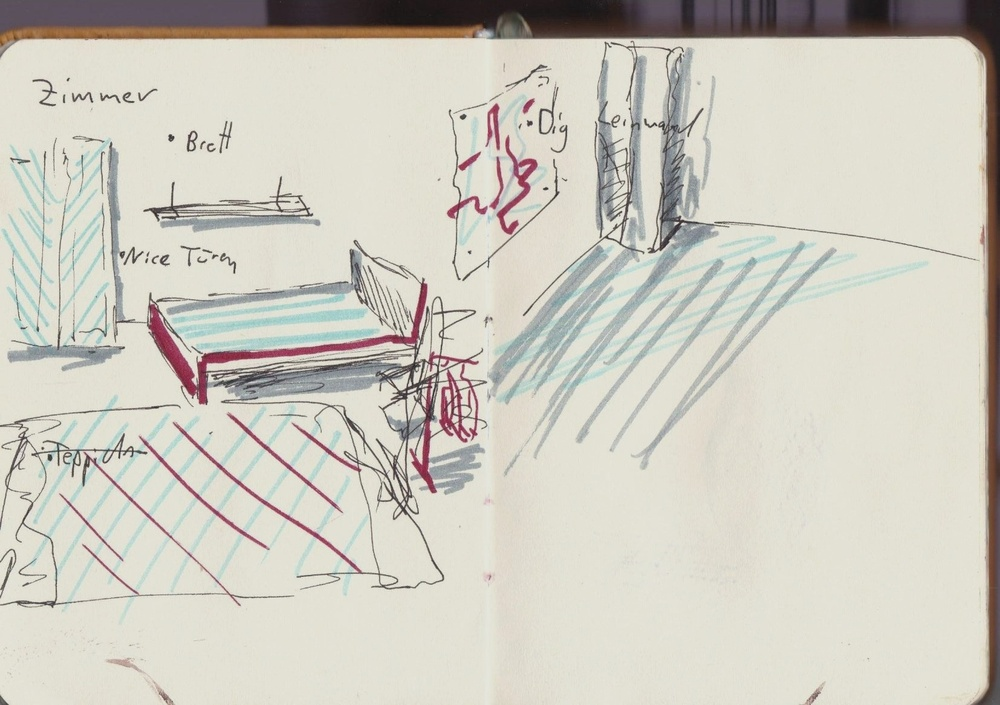
#> input picture public/images/notizen/gelb/10_gelb.jpg, 1000 x 705 px, shrunk from 1654 x 1166 before the run; its folder holds 4 pictures in this run
$ python turn.py
#> lines starting #> are read from the running program, lines starting #| are printed output that depends on the picture
import cv2
import os

def rotate_images_in_folder(folder_path):
    # Loop through all files in the folder
#> called with folder_path = '.'
    for filename in os.listdir(folder_path):
        # Check if the file is an image
        if filename.endswith(('.jpg', '.jpeg', '.png', '.bmp', '.tiff')):
            # Read the image
            image_path = os.path.join(folder_path, filename)
            image = cv2.imread(image_path)
#> image is the input picture: shape (705, 1000, 3); mean B, G, R 193.1, 203.6, 206.6

            # Rotate the image 90 degrees counterclockwise
            rotated_image = cv2.rotate(image, cv2.ROTATE_90_COUNTERCLOCKWISE)
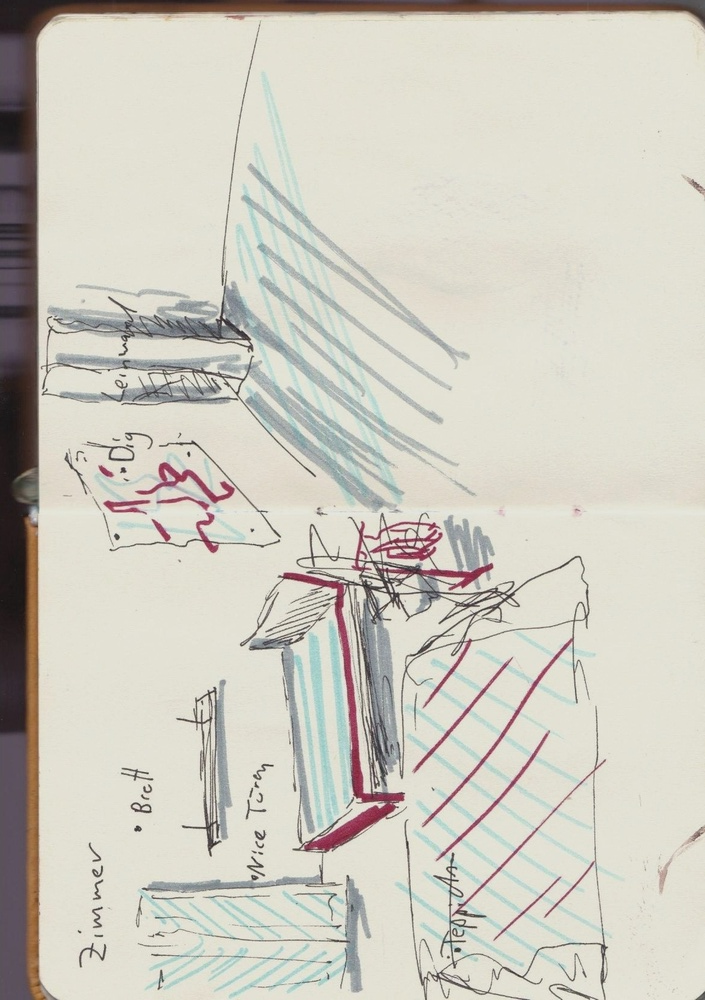
#> rotated_image: shape (1000, 705, 3); mean B, G, R 193.1, 203.6, 206.6

            # Save the rotated image
            output_path = os.path.join(folder_path, f"{filename}")
            cv2.imwrite(output_path, rotated_image)
            print(f"Rotated {filename} saved as {output_path}")
#> pass 2 of the loop in rotate_images_in_folder, `for filename in os.listdir(folder_path):`:
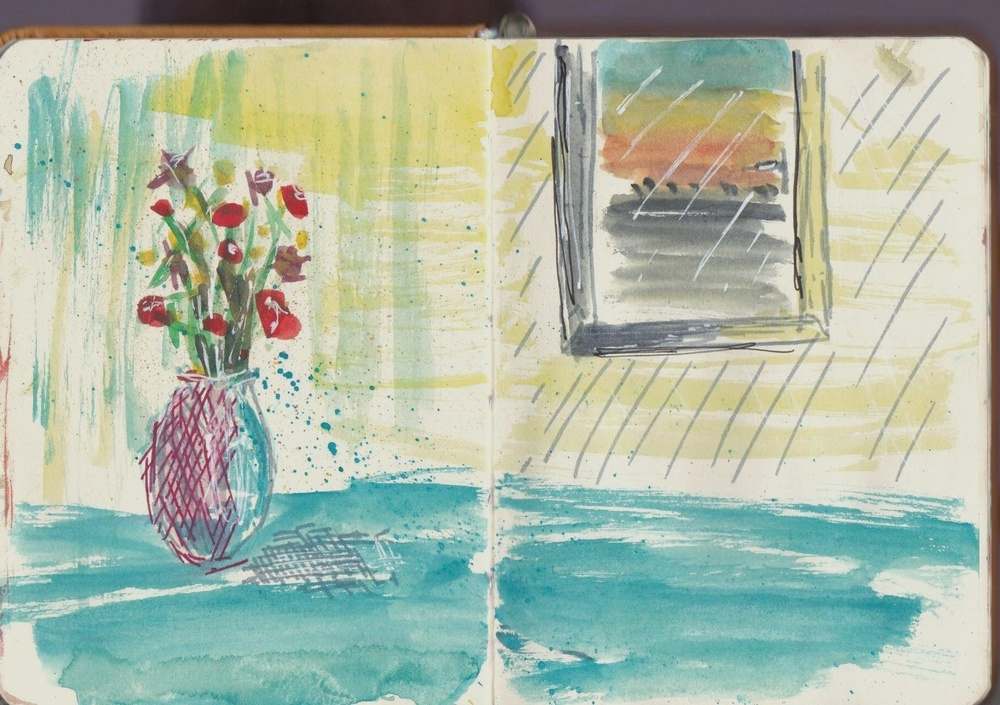
#> input picture public/images/notizen/gelb/11_gelb.jpg, 1000 x 705 px, shrunk from 1654 x 1166 before the run
#> in rotate_images_in_folder, image is the input picture: shape (705, 1000, 3); mean B, G, R 166.8, 185, 171.9
#> in rotate_images_in_folder, `rotated_image = cv2.rotate(image, cv2.ROTATE_90_COUNTERCLOCKWISE)`:
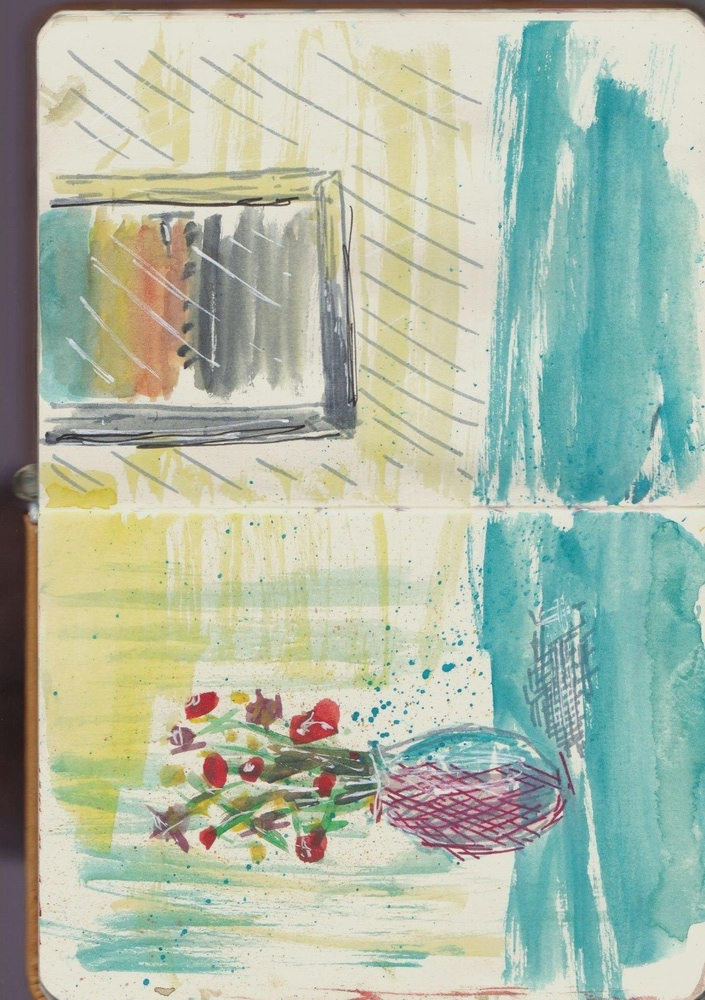
#> rotated_image: shape (1000, 705, 3); mean B, G, R 166.8, 185, 171.9
#> pass 3 of the loop in rotate_images_in_folder, `for filename in os.listdir(folder_path):`:
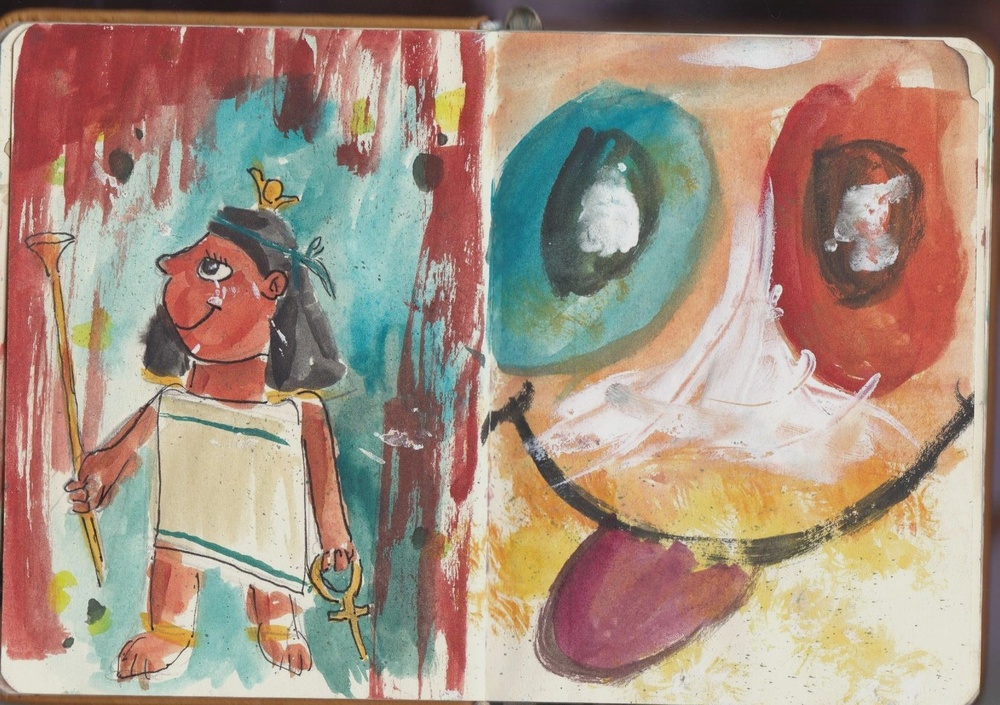
#> input picture public/images/notizen/gelb/12_gelb.jpg, 1000 x 705 px, shrunk from 1654 x 1166 before the run
#> in rotate_images_in_folder, image is the input picture: shape (705, 1000, 3); mean B, G, R 129.5, 145.1, 166.2
#> in rotate_images_in_folder, `rotated_image = cv2.rotate(image, cv2.ROTATE_90_COUNTERCLOCKWISE)`:
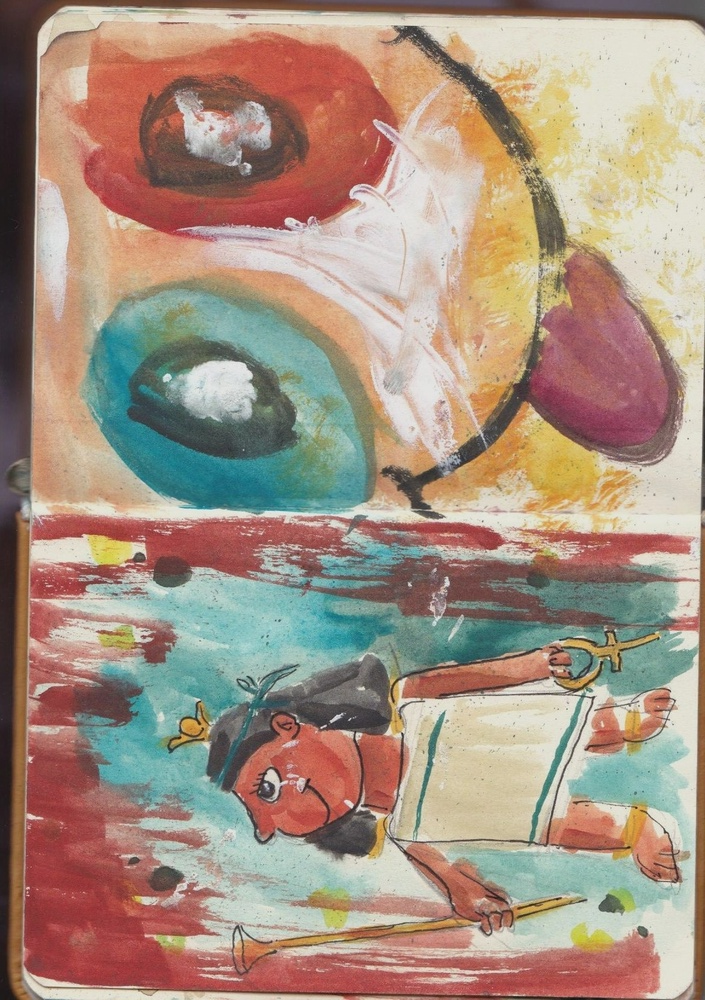
#> rotated_image: shape (1000, 705, 3); mean B, G, R 129.5, 145.1, 166.2
#> the loop made 5 passes; the first 3 are shown

if __name__ == "__main__":
    folder_path = '.'  # Change this to your folder containing images
    rotate_images_in_folder(folder_path)
